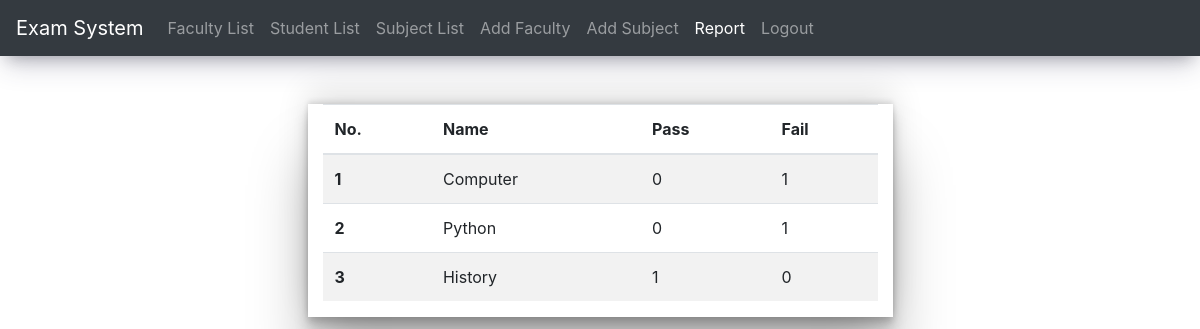
/report.php, run on an earlier commit of the app's database.
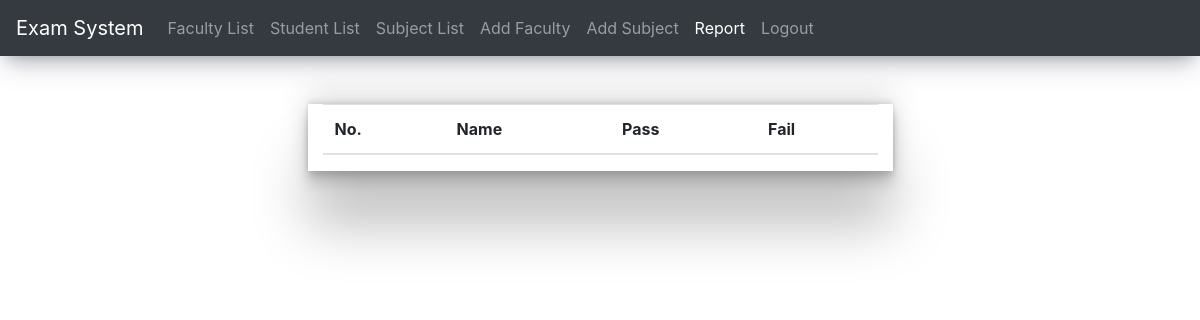
And on a later commit of the database.
### tables this page shows
CREATE TABLE `exan` (
  `exam_id` int(11) NOT NULL,
  `name` varchar(255) DEFAULT NULL,
  `statuss` varchar(255) DEFAULT NULL,
  `mcq` int(11) DEFAULT NULL,
  `saq` int(11) DEFAULT NULL,
  `sub_id` int(11) DEFAULT NULL,
  `qpdf` varchar(255) DEFAULT NULL
);

### report.php (the view, shortened to what this page needs)
<?php
require("conn.php");
$exam="SELECT * from exan";
$ex_res=mysqli_query($con,$exam) or die(mysqli_error($con));
?>
<!DOCTYPE html>
<html>
<head>
	<link rel="stylesheet" href="https://cdn.jsdelivr.net/npm/bootstrap@4.0.0/dist/css/bootstrap.min.css">
</head>
<body>
<nav class="navbar navbar-expand-lg navbar-dark bg-dark">
  <a class="navbar-brand" href="#">Exam System</a>
  <div class="collapse navbar-collapse" id="navbarNav">
    <ul class="navbar-nav">
      <li class="nav-item ">
        <a class="nav-link" href="coe_dash.php">Faculty List</a>
      </li>
      <li class="nav-item">
        <a class="nav-link" href="student_list.php">Student List</a>
      </li>
      <li class="nav-item">
        <a class="nav-link" href="sub_list.php">Subject List</a>
      </li>
      <li class="nav-item">
        <a class="nav-link" href="add_fac.php">Add Faculty</a>
      </li>
      <li class="nav-item">
        <a class="nav-link" href="add_sub.php">Add Subject</a>
      </li>
      <li class="nav-item active">
        <a class="nav-link" href="report.php">Report</a>
      </li>
      <li class="nav-item">
        <a class="nav-link" href="logout.php">Logout</a>
      </li>
    </ul>
  </div>
</nav>
<div class="container-fluid">
    <div class="container col-md-6 mt-5">
    <table class="table table-striped">
  <thead>
    <tr>
      <th scope="col">No.</th>
      <th scope="col">Name</th>
      <th scope="col">Pass</th>
      <th scope="col">Fail</th>
    </tr>
  </thead>
  <tbody>
    <?php $i=1;
    while($row=mysqli_fetch_array($ex_res)){
        $e_id=$row['exam_id'];
        $pass="SELECT COUNT(*) as cnt from user_ans where stat='check' and score>10 and e_id='$e_id'";
        $fail="SELECT COUNT(*) as cnt from user_ans where stat='check' and score<10 and e_id='$e_id'";
        $pass_res=mysqli_query($con,$pass) or die(mysqli_error($con));
        $fail_res=mysqli_query($con,$fail) or die(mysqli_error($con));
      echo '<tr>
      <th scope="row">'.$i.'</th>
      <td>'.$row['name'].'</td>
      <td>'.mysqli_fetch_array($pass_res)['cnt'].'</td>
      <td>'.mysqli_fetch_array($fail_res)['cnt'].'</td>
    </tr>';
    $i++;
    }
    ?>
  </tbody>
</table>
    </div>
</div>
</body>
</html>

### report.php (style rules this page uses)
.col-md-6 { box-shadow: rgba(0, 0, 0, 0.25) 0px 54px 55px, rgba(0, 0, 0, 0.12) 0px -12px 30px, rgba(0, 0, 0, 0.12) 0px 4px 6px, rgba(0, 0, 0, 0.17) 0px 12px 13px, rgba(0, 0, 0, 0.09) 0px -3px 5px; }
nav { box-shadow: rgba(50, 50, 93, 0.25) 0px 13px 27px -5px, rgba(0, 0, 0, 0.3) 0px 8px 16px -8px; }
.container { overflow-x: scroll; }

What changed in the data, as far as the page shows it:
removed exan: name "Computer", cnt "0", cnt "1"
removed exan: name "Python", cnt "0", cnt "1"
removed exan: name "History", cnt "1", cnt "0"
